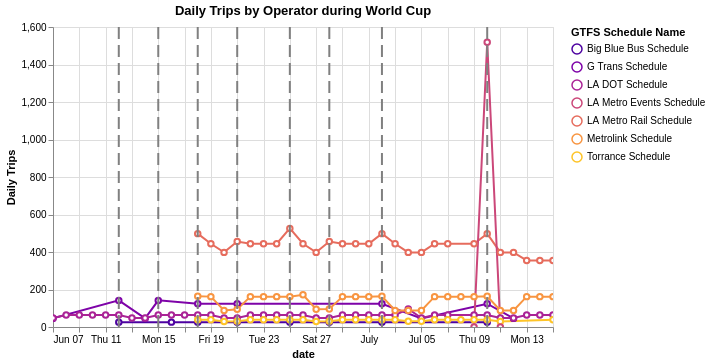

Notebook cell for this chart:
### Code cell
chart_utils.trip_chart_with_event_dates(
    daily_trips_by_operator2, wc_vars.sofi_dates, color_col="schedule_name"
).properties(
    title= "Daily Trips by Operator during World Cup",
    width=500, height=300
)

### Figure 1 — Vega-Lite specification as saved in the notebook (floating-point values rounded to 4 significant figures; data arrays with more than 128 entries replaced by an {"elided": "..."} marker saying what was removed)
{"config": {"view": {"continuousWidth": 300, "continuousHeight": 300}}, "layer": [{"data": {"name": "data-5065212141921aca4ada7e767fbc2aa3"}, "mark": {"type": "line", "point": {"fill": "white", "filled": false}}, "encoding": {"color": {"field": "schedule_name", "scale": {"scheme": "plasma"}, "title": "GTFS Schedule Name", "type": "nominal"}, "opacity": {"condition": [{"param": "param_a158309175e8dd35", "value": 1}], "value": 0.1}, "tooltip": [{"field": "schedule_name", "type": "nominal"}, {"field": "service_date", "type": "temporal"}, {"field": "schedule_name", "type": "nominal"}, {"field": "n_trips", "type": "quantitative"}], "x": {"field": "service_date", "title": "date", "type": "temporal"}, "y": {"field": "n_trips", "title": "Daily Trips", "type": "quantitative"}}, "name": "view_f6c065076988f69a_0"}, {"data": {"name": "data-0e9d840d4ff72d80d07004795638f1c5"}, "mark": {"type": "rule", "size": 2, "strokeDash": [12, 6]}, "encoding": {"color": {"field": "color", "scale": null, "type": "nominal"}, "x": {"field": "service_date", "type": "temporal"}}}], "height": 300, "params": [{"name": "param_1e9efca18e7a2868", "select": {"type": "interval", "encodings": ["x", "y"]}, "bind": "scales", "views": ["view_f6c065076988f69a_0"]}, {"name": "param_a158309175e8dd35", "select": {"type": "point", "fields": ["schedule_name"]}, "bind": "legend", "views": ["view_f6c065076988f69a_0"]}], "title": "Daily Trips by Operator during World Cup", "width": 500, "$schema": "https://vega.github.io/schema/vega-lite/v6.4.1.json", "datasets": {"data-5065212141921aca4ada7e767fbc2aa3": {"elided": "139 records"}, "data-0e9d840d4ff72d80d07004795638f1c5": [{"service_date": "2026-06-12T00:00:00", "color": "gray"}, {"service_date": "2026-06-15T00:00:00", "color": "gray"}, {"service_date": "2026-06-18T00:00:00", "color": "gray"}, {"service_date": "2026-06-21T00:00:00", "color": "gray"}, {"service_date": "2026-06-25T00:00:00", "color": "gray"}, {"service_date": "2026-06-28T00:00:00", "color": "gray"}, {"service_date": "2026-07-02T00:00:00", "color": "gray"}, {"service_date": "2026-07-10T00:00:00", "color": "gray"}]}}
